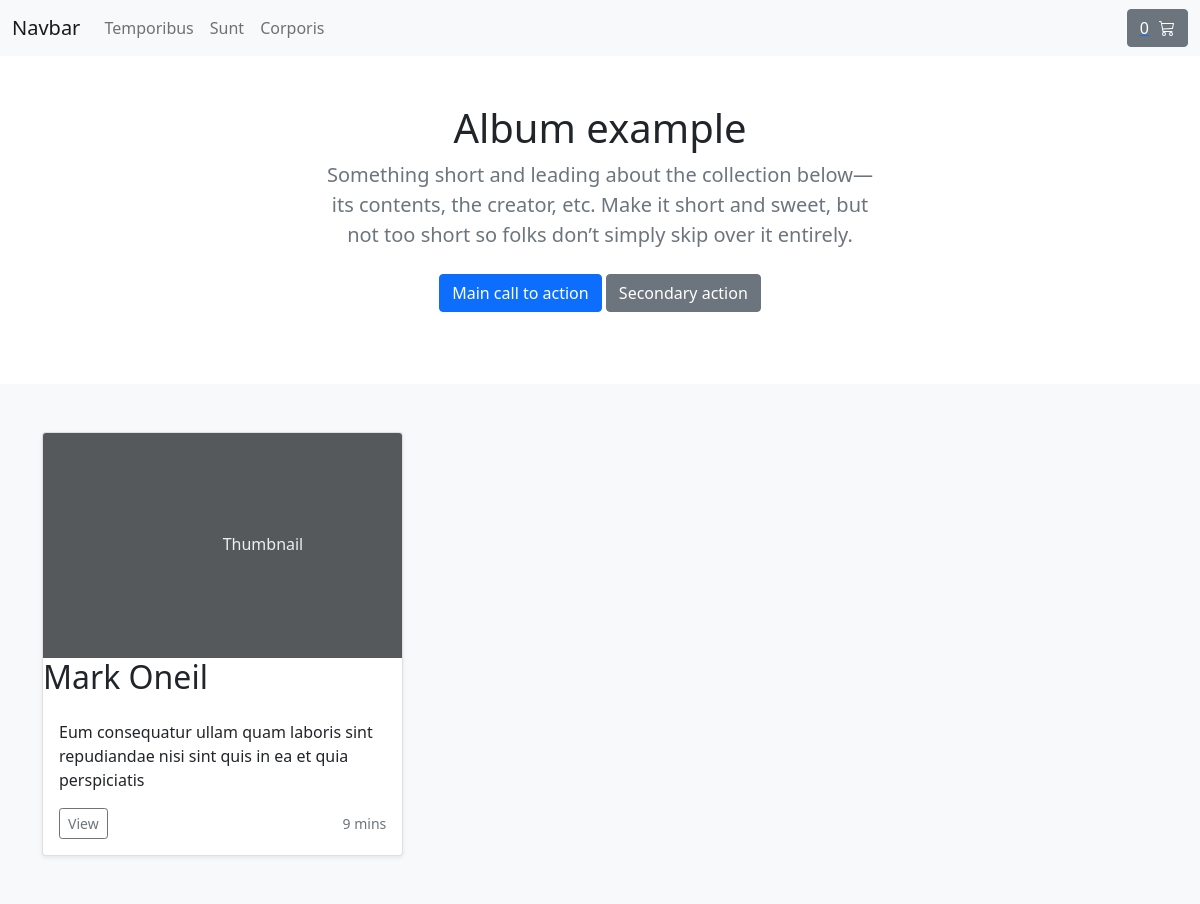
/aliquid-esse-dolor-aut-tempore-quis-dolore, run on an earlier commit of the app's database.
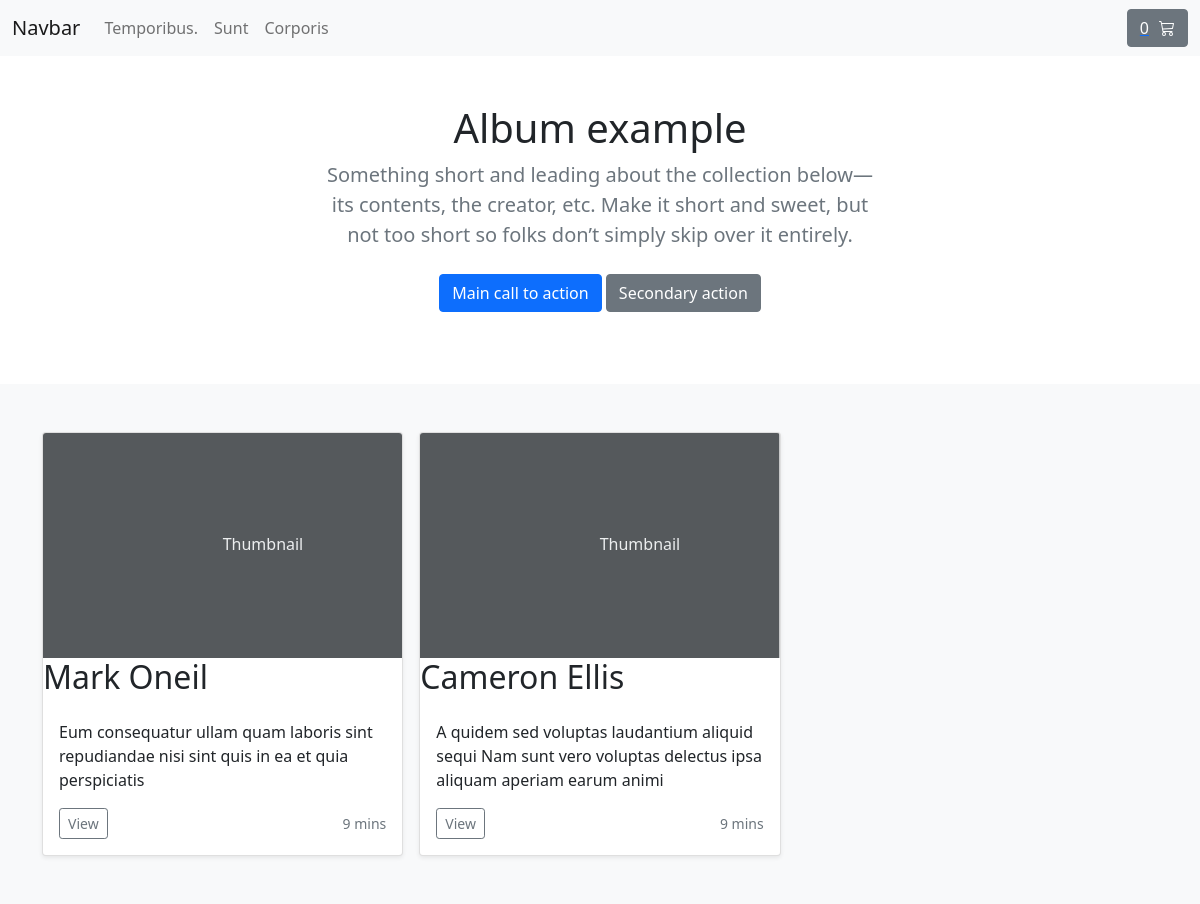
And on a later commit of the database.
### onlinestore/models.py (models this page shows, shortened)
class Category(models.Model):
    title = models.CharField(max_length=25)
    slug = models.SlugField()
    description = models.TextField(max_length=2055)
    image = models.ImageField(upload_to='images/', default='images/default.png')
    def __str__(self):
        return self.title
    class Meta:
        verbose_name_plural = 'categories'

class Product(models.Model):
    name = models.CharField(max_length=255)
    description = models.TextField(max_length=2055)
    slug=  models.SlugField(unique=True)
    pricce = models.DecimalField(max_digits=4, decimal_places=2,default=0)
    image = models.ImageField(upload_to='images/', default='images/default.png')
    created = models.DateTimeField(auto_now_add=True)
    updated = models.DateTimeField(auto_now = True)
    is_active = models.BooleanField(default=True)
    in_stock = models.BooleanField(default= True)
    categories = models.ForeignKey(Category, on_delete=models.CASCADE, related_name= 'products')
    user = models.ForeignKey(User, on_delete=models.CASCADE, related_name='admin_creator')
    class Meta:
        ordering: ['-updated',]

### onlinestore/views.py (the view)
# urls.py: path('<slug:slug>', views.cat_products, name='cat_product'),
def cat_products(request, slug):
    category = get_object_or_404(Category, slug = slug)
    products = Product.objects.filter(categories = category)
    context = {
        'products': products
    }
    return render(request, 'onlinestore/cat_products.html', context)

### basket/basket.py (called while the page is built)
    def __len__(self):
        return sum(item['qty'] for item in self.basket.values())

### basket/context_processors.py (called while the page is built)
def basket(request):
    return{
        'basket': Basket(request)
    }

### blog/context_processors.py (called while the page is built)
def cats(request):
    return {
        'catgs': Category.objects.all()
    }

### onlinestore/context_processors.py (called while the page is built)
def categories(request):
    return {
        'categories': Category.objects.all()
    }

### templates/onlinestore/cat_products.html
{% extends './base.html' %}
{% block 'content' %}
<main>
  <section class=" text-center container">
    <div class="row py-lg-5">
      <div class="col-lg-6 col-md-8 mx-auto">
        <h1 class="fw-light">Album example</h1>
        <p class="lead text-muted">Something short and leading about the collection below—its contents, the creator, etc. Make it short and sweet, but not too short so folks don’t simply skip over it entirely.</p>
        <p>
          <a href="#" class="btn btn-primary my-2">Main call to action</a>
          <a href="#" class="btn btn-secondary my-2">Secondary action</a>
        </p>
      </div>
    </div>
  </section>
  <div class="album py-5 bg-light">
    <div class="container">
      <div class="row row-cols-1 row-cols-sm-2 row-cols-md-3 g-3">
        {% for product in products %}
        <div class="col">
          <div class="card shadow-sm">
            <svg class="bd-placeholder-img card-img-top" width="100%" height="225" xmlns="http://www.w3.org/2000/svg" role="img" aria-label="Placeholder: Thumbnail" preserveAspectRatio="xMidYMid slice" focusable="false"><title>Placeholder</title><rect width="100%" height="100%" fill="#55595c"/><text x="50%" y="50%" fill="#eceeef" dy=".3em">Thumbnail</text></svg>
              <h2>{{ product.name }}</h2>
            <div class="card-body">
              <p class="card-text">{{ product.description }}</p>
              <div class="d-flex justify-content-between align-items-center">
                <div class="btn-group">
                  <a href="{% url 'onlinestore:show_product' product.slug %}"><button type="button" class="btn btn-sm btn-outline-secondary">View</button></a>
                </div>
                <small class="text-muted">9 mins</small>
              </div>
            </div>
          </div>
        </div>
        {% endfor %}
      </div>
    </div>
  </div>
</main>
{% endblock %}

### templates/onlinestore/navbar.html (shortened to what this page needs)
<nav class="navbar navbar-expand-lg sticky-top navbar-light bg-light">
    <div class="container-fluid">
        <a class="navbar-brand" href="/">Navbar</a>
        <div class="collapse navbar-collapse" id="navbarNav">
            <ul class="navbar-nav">
                {% for category in categories %}
                <li class="nav-item">
                    <a class="nav-link" aria-current="page" href="{% url 'onlinestore:cat_product' category.slug %}">{{category}}</a>
                </li>
                {% endfor %}
            </ul>
        </div>
        <a href="{% url 'basket:basket_summary' %}" style="margin-left:110px;">
            <button type="button" class="btn btn-secondary d-flex" id="">
                {% with total_qty=basket|length %}
                <div id="basket-qty" style="margin-right:10px;">
                    {% if total_qty > 0 %}
                    {{total_qty}}
                    {% else %}
                    0
                    {% endif %}
                </div>
                {% endwith %}
            </button>
        </a>
    </div>
</nav>

What changed in the data, as far as the page shows it:
changed Category: title "Temporibus" → "Temporibus."
added Product: name "Cameron Ellis", description "A quidem sed voluptas laudantium aliquid sequi Nam sunt vero voluptas delectus ipsa aliquam aperiam earum animi"
